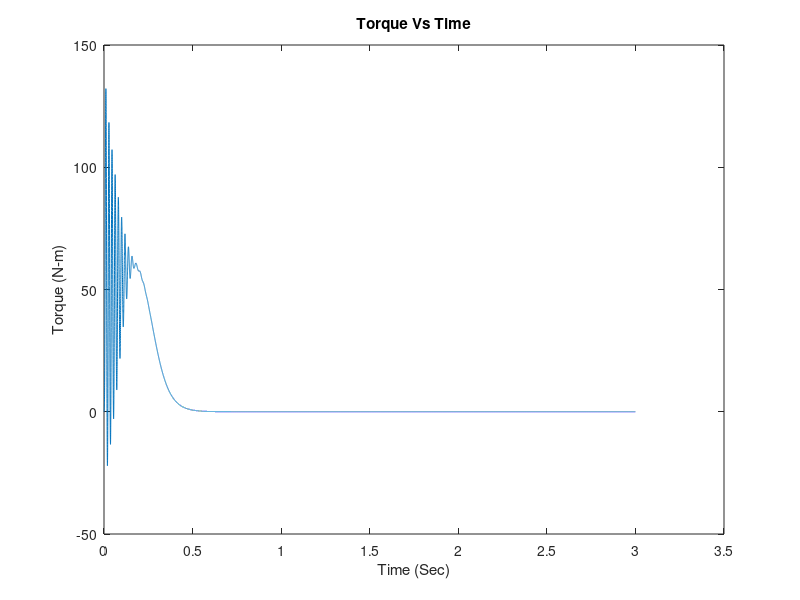
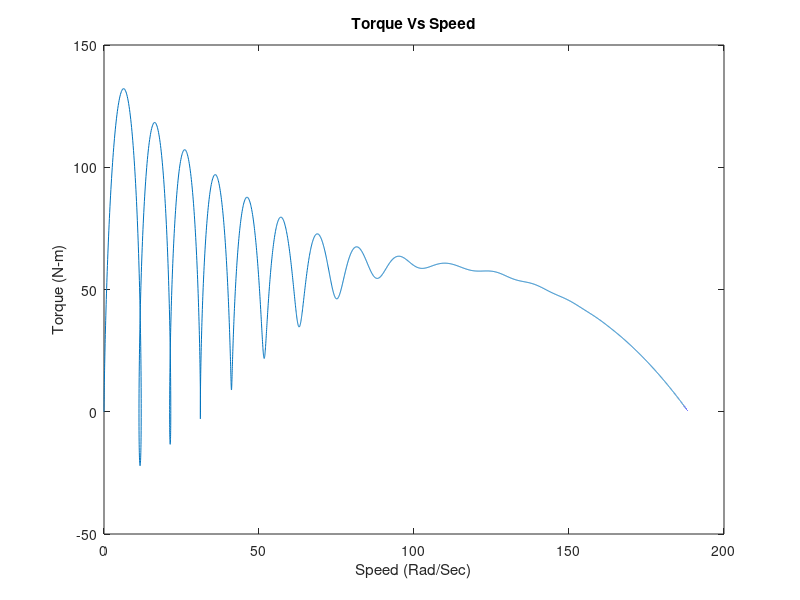
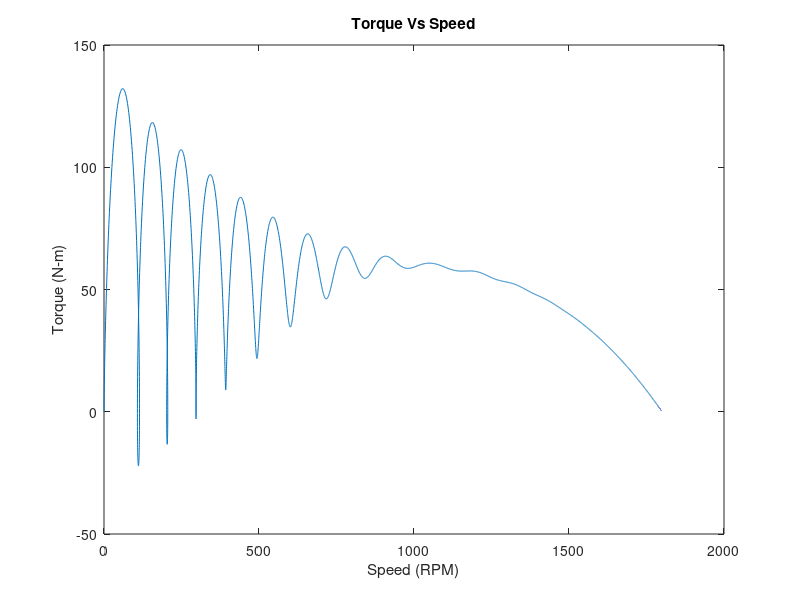
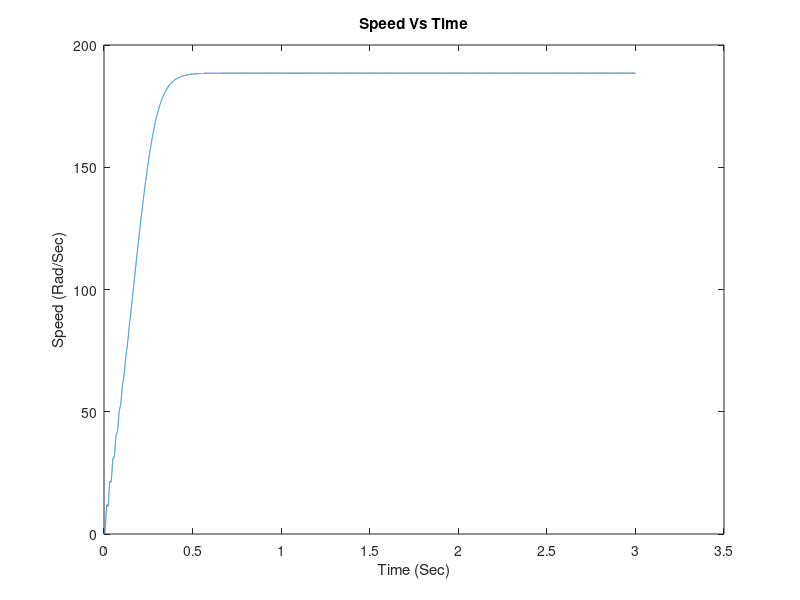

Write the MATLAB code that produced these figures, in order.
clc;
clear all;
%% Variable declaration
Vm=220*(sqrt(2))/(sqrt(3));
P=4;
N=1710;
F=60;
rs=0.435;
Xls=0.754;
Xm=26.13;
rr=0.816;
Xlr=0.754;
J=0.089;
we=2*pi*F;
wr=0;
Ls=(Xls+Xm)/we;
Lm=Xm/we;
Lr=(Xlr+Xm)/we;
I=zeros(4,1);
delI=zeros(4,1);
V=zeros(4,1);
L=[Ls 0 Lm 0
   0 Ls 0 Lm
   Lm 0 Lr 0
   0 Lm 0 Lr];
LINV=inv(L);
r=[rs 0 0 0
   0 rs 0 0
   0 0 rr 0
   0 0 0 rr];
G=[0 0 0 0
   0 0 0 0
   0 Lm 0 Lr
  -Lm 0 -Lr 0];
C=(2/3)*[1     -1/2       -1/2
         0   sqrt(3)/2 -sqrt(3)/2];
%% Initial Conditions
 t(1)=0;
 wr(1)=0;
 T(1)=0;
 h=0.0001; %Step size 1msec, (1sec/0.1msec= 10000 iterations)
%% Iterations
for x=1:1:30000
%ABC to DQ transformation    
    Vabc(:,x)=[Vm*sin(we*t(x))
               Vm*sin((we*t(x))-(2*pi/3))
               Vm*sin((we*t(x))+(2*pi/3))];
    Vdq(:,x)=C*Vabc(:,x);
    Vds(x)=Vdq(1,x);
    Vqs(x)=Vdq(2,x);
    V(:,x)=[Vds(1,x)
       Vqs(1,x)
         0
         0];
%RK 4th order weight calculation
K1(:,x)= h*(LINV*(V(:,x)-(r*I(:,x))-(wr(x).*G*I(:,x))));
K2(:,x)= h*(LINV*(V(:,x)-(r*(I(:,x)+(K1(:,x)/2)))-(wr(x).*G*(I(:,x)+(K1(:,x)/2)))));
K3(:,x)= h*(LINV*(V(:,x)-(r*(I(:,x)+(K2(:,x)/2)))-(wr(x).*G*(I(:,x)+(K2(:,x)/2)))));
K4(:,x)= h*(LINV*(V(:,x)-(r*(I(:,x)+(K3(:,x))))-(wr(x).*G*(I(:,x)+(K3(:,x))))));
   
% Updating currents
delI(:,x)=(1/6)*(K1(:,x)+(2*K2(:,x))+(2*K3(:,x))+K4(:,x));
I(:,x+1)=I(:,x)+delI(:,x);
    
%Torque Calculation
T(x+1)=(0.75*P*Lm*((I(3,x)*I(2,x))-(I(4,x)*I(1,x))));

% Speed Calculation
wr(x+1)=wr(x)+((P/2)*(T(x+1)/J)*h);

%time update
t(x+1)=t(x)+h;

end
%Mechanical speed in rpm
wrm=wr*(2/P);
Nrm=(wrm*60)/(2*pi);
figure(1);
plot(t,T)
title('Torque Vs Time');
xlabel('Time (Sec)');
ylabel('Torque (N-m)');
figure(2);
plot(wrm,T)
title('Torque Vs Speed');
xlabel('Speed (Rad/Sec)');
ylabel('Torque (N-m)');
figure(3);
plot(Nrm,T)
title('Torque Vs Speed');
xlabel('Speed (RPM)');
ylabel('Torque (N-m)');
figure(4);
plot (t,wrm);
title('Speed Vs Time');
xlabel('Time (Sec)');
ylabel('Speed (Rad/Sec)');
figure(5);
plot (t,Nrm);
title('Speed Vs Time');
xlabel('Time (Sec)');
ylabel('Speed (RPM)');


